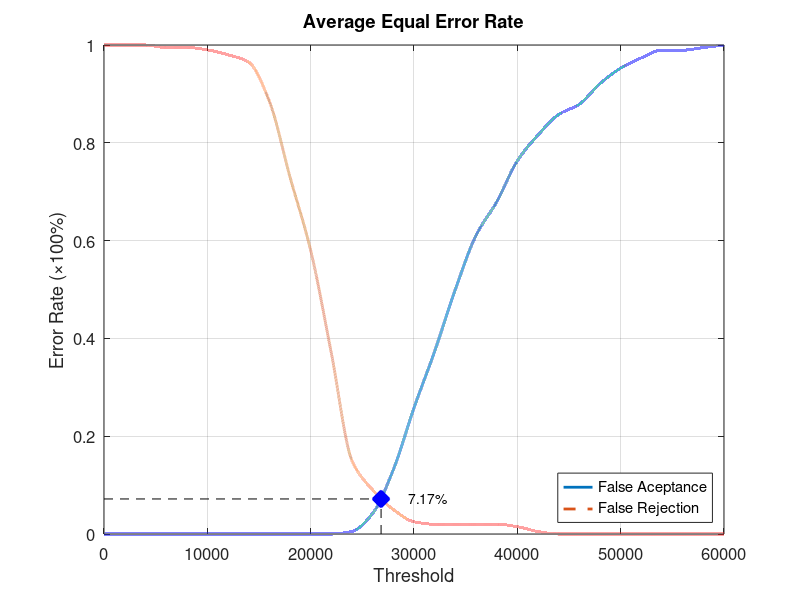
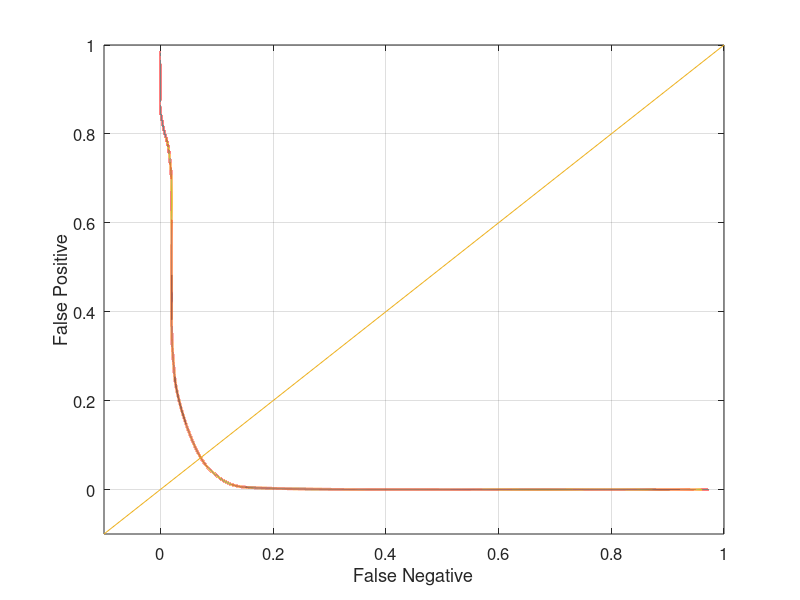

Write MATLAB code to recreate these figures, in order.
function yEER = Database4_1
close all;
clear;
clc;
x = 0:2000:60000;
xq = 0:0.5:60000;

y0 = [0 0 0 0 0 0 0 0 0 0 0 0 0.00526316 0.0421053 0.131579 0.257895 0.373684 0.5 0.610526 0.678947 0.763158 0.815789 0.857895 0.878947 0.921053 0.952632 0.973684 0.989474 0.989474 0.994737 1];
yy0 = interp1(x, y0, xq, 'pchip');
y1 = [1 1 1 0.995 0.995 0.99 0.98 0.965 0.885 0.73 0.58 0.37 0.15 0.09 0.05 0.025 0.02 0.02 0.02 0.02 0.015 0.005 0 0 0 0 0 0 0 0 0];
yy1 = interp1(x, y1, xq, 'pchip');

% Calculating EER: 
y2 = abs(y0 - y1);
find(y2 == min(y2))
yy2 = abs(yy0 - yy1);
xEER = find(yy2 == min(yy2));
xEERIndex = xq(xEER) % X-axis EER
yEER = yy0(xEER) % Y-axis EER

main = figure
plot(xq, yy0,'-','LineWidth', 2);	hold on
plot(xq, yy1,'--','LineWidth', 2);	hold on
plot([xEERIndex xEERIndex], [0 yEER], 'k--');	hold on
plot([0 xEERIndex], [yEER yEER], 'k--');	hold on
plot(xEERIndex, yEER, 'bx', 'LineWidth', 10);	hold on
text(xEERIndex + 10 * xEERIndex / 100, yEER, [num2str(round((10000 * yEER)) / 100) '%'])
legend('False Aceptance', 'False Rejection', 'Location', 'SouthEast')
xlabel('Threshold')
ylabel('Error Rate (\times100%)')
title('Average Equal Error Rate')
set(gca, 'FontSize', 12)
axis([0 60000 0 1])
grid on

print(main, 'Database4_1Main', '-dpng');
FNRxFPR = figure('Color', [1 1 1]);
plot(yy1, yy0, '-', yy1, yy0, 'LineWidth', 2);
hold on
y = -0.1:0.1:1
plot(y, y); 
set(gca, 'FontSize', 12)
xlabel('False Negative')
ylabel('False Positive')
axis([-0.1 1 -0.1 1])
set(gca, 'FontSize', 12)
grid on

print(FNRxFPR, 'Database4_1FNRxFPR','-dpng');
end
